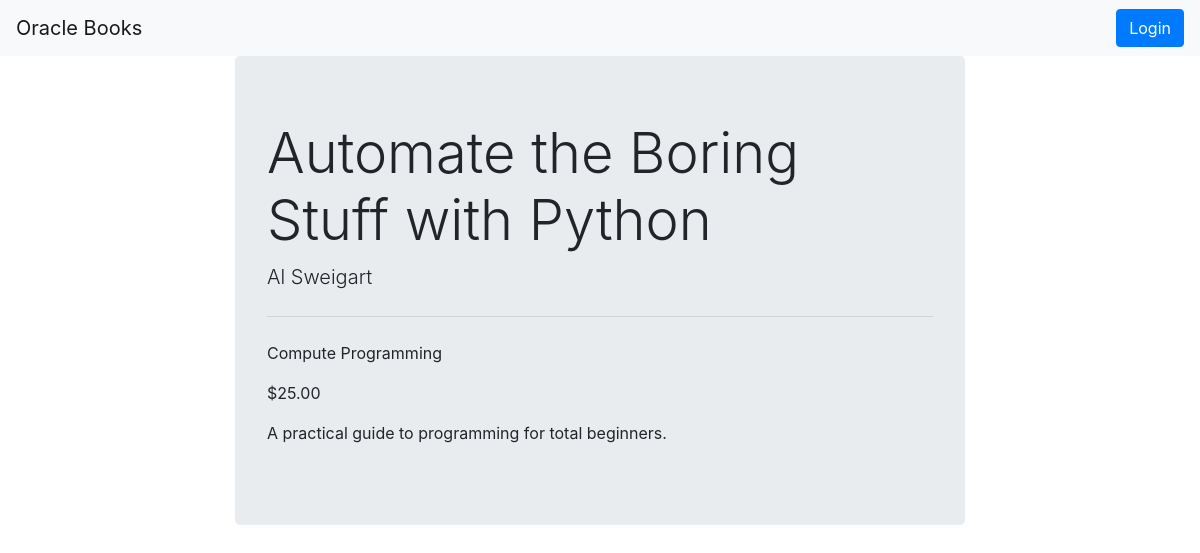
Screenshot of /catalog/public/category/1/2/item with the database file from the repository.
### database_setup.py (models this page shows, shortened)
class StoreItem(Base):
    __tablename__ = 'store_item'
    name = Column(String(150), nullable=False)
    id = Column(Integer, primary_key=True)
    author = Column(String(50), nullable=False)
    genre = Column(String(20))
    price = Column(String(10), nullable=False)
    description = Column(String(500))
    category_id = Column(Integer, ForeignKey('category.id'))
    category = relationship(Category)
    user_id = Column(Integer, ForeignKey('user.id'))
    user = relationship(User)

### project.py (the view)
@app.route('/catalog/public/category/<int:category_id>/<int:item_id>/item')
def viewItemPublic(category_id, item_id):
    category = session.query(Category).filter_by(id=category_id).one()
    item = session.query(StoreItem).filter_by(id=item_id).one()
    return render_template("viewItemPublic.html", category=category, item=item)

### templates/viewItemPublic.html (shortened to what this page needs)
<!doctype html>
<html>
	<head>
        <link rel="stylesheet" href="https://stackpath.bootstrapcdn.com/bootstrap/4.3.1/css/bootstrap.min.css">
	</head>
	<body>
		<nav class="navbar navbar-light bg-light">
  		 	<a class="navbar-brand" href="{{url_for('publicCatalog')}}">Oracle Books</a>
			<ul class="nav justify-content-end">
  				<li class="nav-item">
    			<a class="nav-link active" href="#" method='POST'></a>
  				</li>
  				<li class="nav-item">
    			<a class="nav-link" href="#"></a>
  				</li>
  				<li class="nav-item">
    			<a class="nav-link" href="#"></a>
  				</li>
  				<li class="nav-item">
    			<a class="btn btn-primary" href="{{url_for('showLogin')}}" type="button" tabindex="-1" aria-disabled="False">Login</a>
  				</li>
			</ul>
		</nav>
		<div class="container">
			<div class="row">
				<div class="col-2">
				</div>
				<div class="col-8">
				  <div id="item_content">
					<div class="jumbotron">
					  <h1 class="display-4">{{item.name}}</h1>
					  <p class="lead">{{item.author}}</p>
					  <hr class="my-4">
					  <p>{{item.genre}}</p>
					  <p>{{item.price}}</p>
					  <p>{{item.description}}</p>
					</div>
				   </div>
				</div>
				<div class="col-2"></div>
			</div>
		</div>
	</body>
</html>

### rows the page displays
StoreItem: name "Automate the Boring Stuff with Python", author "Al Sweigart", genre "Compute Programming", price "$25.00", description "A practical guide to programming for total beginners."
